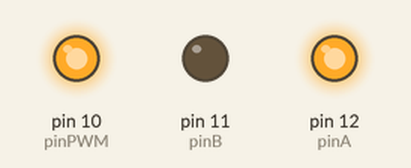
Bench run of a sketch on a simulated Arduino Uno, built with avr-gcc and run on an emulated ATmega328P. On the bench: output pins drawn as LEDs (lit = HIGH).

Above: at 0.1 s.
Timing chart, 0 to 1.6 s (numbered marks = the images above):
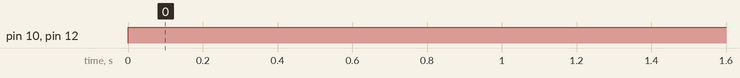

Measured:
- by itself, pin 10 (pinPWM), pin 12 (pinA): LOW → HIGH at 0.00 s

The sketch:

sketch_aug05a.ino
```cpp
int pinA = 12;
int pinB = 11;
int pinPWM = 10 ;
//int pinA = 6;
///int pinB = 7 ;
//int pinPWM = 5 ;

void setup()
{
  pinMode(pinA,OUTPUT);
  pinMode(pinB,OUTPUT);
  pinMode(pinPWM,OUTPUT);

}

void loop()
{
  digitalWrite(pinA,HIGH);
  digitalWrite(pinB,LOW);
  analogWrite(pinPWM,255);
  }
```
